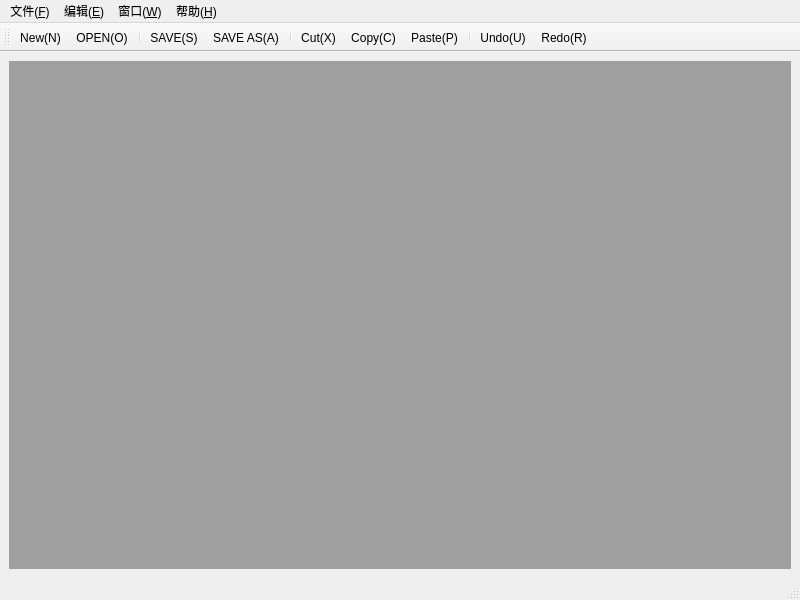
<?xml version="1.0" encoding="UTF-8"?>
<ui version="4.0">
 <class>MainWindow</class>
 <widget class="QMainWindow" name="MainWindow">
  <property name="geometry">
   <rect>
    <x>0</x>
    <y>0</y>
    <width>800</width>
    <height>600</height>
   </rect>
  </property>
  <property name="windowTitle">
   <string>MainWindow</string>
  </property>
  <widget class="QWidget" name="centralwidget">
   <layout class="QGridLayout" name="gridLayout">
    <item row="0" column="0">
     <widget class="QMdiArea" name="mdiArea"/>
    </item>
   </layout>
  </widget>
  <widget class="QMenuBar" name="menubar">
   <property name="geometry">
    <rect>
     <x>0</x>
     <y>0</y>
     <width>800</width>
     <height>26</height>
    </rect>
   </property>
   <widget class="QMenu" name="menuF">
    <property name="title">
     <string>文件(&amp;F)</string>
    </property>
    <addaction name="actionNew"/>
    <addaction name="actionOpen"/>
    <addaction name="actionSave"/>
    <addaction name="actionSaveAs"/>
    <addaction name="actionExit"/>
   </widget>
   <widget class="QMenu" name="menuE">
    <property name="title">
     <string>编辑(&amp;E)</string>
    </property>
    <addaction name="actionUndo"/>
    <addaction name="actionRedo"/>
    <addaction name="actionCut"/>
    <addaction name="actionCopy"/>
    <addaction name="actionPaste_P"/>
   </widget>
   <widget class="QMenu" name="menuW">
    <property name="title">
     <string>窗口(&amp;W)</string>
    </property>
    <addaction name="actionClose"/>
    <addaction name="actionCloseAll"/>
    <addaction name="actionTile"/>
    <addaction name="actionCascade"/>
    <addaction name="actionNext"/>
    <addaction name="actionPrevious"/>
   </widget>
   <widget class="QMenu" name="menuH">
    <property name="title">
     <string>帮助(&amp;H)</string>
    </property>
    <addaction name="actionAbout"/>
    <addaction name="actionAboutQt"/>
   </widget>
   <addaction name="menuF"/>
   <addaction name="menuE"/>
   <addaction name="menuW"/>
   <addaction name="menuH"/>
  </widget>
  <widget class="QStatusBar" name="statusbar"/>
  <widget class="QToolBar" name="toolBar">
   <property name="windowTitle">
    <string>toolBar</string>
   </property>
   <attribute name="toolBarArea">
    <enum>TopToolBarArea</enum>
   </attribute>
   <attribute name="toolBarBreak">
    <bool>false</bool>
   </attribute>
   <addaction name="actionNew"/>
   <addaction name="actionOpen"/>
   <addaction name="separator"/>
   <addaction name="actionSave"/>
   <addaction name="actionSaveAs"/>
   <addaction name="separator"/>
   <addaction name="actionCut"/>
   <addaction name="actionCopy"/>
   <addaction name="actionPaste_P"/>
   <addaction name="separator"/>
   <addaction name="actionUndo"/>
   <addaction name="actionRedo"/>
  </widget>
  <action name="actionNew">
   <property name="icon">
    <iconset resource="../resource/myImage.qrc">
     <normaloff>:/myImage/image/new.png</normaloff>:/myImage/image/new.png</iconset>
   </property>
   <property name="text">
    <string>New(&amp;N)</string>
   </property>
   <property name="shortcut">
    <string>Ctrl+N</string>
   </property>
  </action>
  <action name="actionOpen">
   <property name="icon">
    <iconset resource="../resource/myImage.qrc">
     <normaloff>:/myImage/image/open.png</normaloff>:/myImage/image/open.png</iconset>
   </property>
   <property name="text">
    <string>OPEN(&amp;O)</string>
   </property>
   <property name="shortcut">
    <string>Ctrl+O</string>
   </property>
  </action>
  <action name="actionSave">
   <property name="icon">
    <iconset resource="../resource/myImage.qrc">
     <normaloff>:/myImage/image/save.png</normaloff>:/myImage/image/save.png</iconset>
   </property>
   <property name="text">
    <string>SAVE(&amp;S)</string>
   </property>
   <property name="shortcut">
    <string>Ctrl+S</string>
   </property>
  </action>
  <action name="actionSaveAs">
   <property name="icon">
    <iconset resource="../resource/myImage.qrc">
     <normaloff>:/myImage/image/saveAs.png</normaloff>:/myImage/image/saveAs.png</iconset>
   </property>
   <property name="text">
    <string>SAVE AS(&amp;A)...</string>
   </property>
  </action>
  <action name="actionExit">
   <property name="icon">
    <iconset resource="../resource/myImage.qrc">
     <normaloff>:/myImage/image/exit.png</normaloff>:/myImage/image/exit.png</iconset>
   </property>
   <property name="text">
    <string>EXIT(&amp;X)</string>
   </property>
  </action>
  <action name="actionUndo">
   <property name="icon">
    <iconset resource="../resource/myImage.qrc">
     <normaloff>:/myImage/image/undo.png</normaloff>:/myImage/image/undo.png</iconset>
   </property>
   <property name="text">
    <string>Undo(&amp;U)</string>
   </property>
   <property name="shortcut">
    <string>Ctrl+Z</string>
   </property>
  </action>
  <action name="actionRedo">
   <property name="icon">
    <iconset resource="../resource/myImage.qrc">
     <normaloff>:/myImage/image/redo.png</normaloff>:/myImage/image/redo.png</iconset>
   </property>
   <property name="text">
    <string>Redo(&amp;R)</string>
   </property>
   <property name="shortcut">
    <string>Ctrl+Y</string>
   </property>
  </action>
  <action name="actionCut">
   <property name="icon">
    <iconset resource="../resource/myImage.qrc">
     <normaloff>:/myImage/image/cut.png</normaloff>:/myImage/image/cut.png</iconset>
   </property>
   <property name="text">
    <string>Cut(&amp;X)</string>
   </property>
   <property name="shortcut">
    <string>Ctrl+X</string>
   </property>
  </action>
  <action name="actionCopy">
   <property name="icon">
    <iconset resource="../resource/myImage.qrc">
     <normaloff>:/myImage/image/copy.png</normaloff>:/myImage/image/copy.png</iconset>
   </property>
   <property name="text">
    <string>Copy(&amp;C)</string>
   </property>
   <property name="shortcut">
    <string>Ctrl+C</string>
   </property>
  </action>
  <action name="actionPaste_P">
   <property name="icon">
    <iconset resource="../resource/myImage.qrc">
     <normaloff>:/myImage/image/paste.png</normaloff>:/myImage/image/paste.png</iconset>
   </property>
   <property name="text">
    <string>Paste(&amp;P)</string>
   </property>
   <property name="shortcut">
    <string>Ctrl+P</string>
   </property>
  </action>
  <action name="actionClose">
   <property name="text">
    <string>Close(&amp;O)</string>
   </property>
  </action>
  <action name="actionCloseAll">
   <property name="text">
    <string>CloseAll(&amp;A)</string>
   </property>
  </action>
  <action name="actionTile">
   <property name="text">
    <string>平铺(&amp;T)</string>
   </property>
   <property name="toolTip">
    <string>平铺</string>
   </property>
  </action>
  <action name="actionCascade">
   <property name="text">
    <string>层叠(&amp;C)</string>
   </property>
   <property name="toolTip">
    <string>层叠</string>
   </property>
  </action>
  <action name="actionNext">
   <property name="icon">
    <iconset resource="../resource/myImage.qrc">
     <normaloff>:/myImage/image/next.png</normaloff>:/myImage/image/next.png</iconset>
   </property>
   <property name="text">
    <string>下一个(&amp;X)</string>
   </property>
   <property name="toolTip">
    <string>下一个</string>
   </property>
   <property name="shortcut">
    <string>Ctrl+Tab</string>
   </property>
  </action>
  <action name="actionPrevious">
   <property name="icon">
    <iconset resource="../resource/myImage.qrc">
     <normaloff>:/myImage/image/previous.png</normaloff>:/myImage/image/previous.png</iconset>
   </property>
   <property name="text">
    <string>前一个(&amp;V)</string>
   </property>
   <property name="toolTip">
    <string>前一个</string>
   </property>
   <property name="shortcut">
    <string>Ctrl+Shift+Backtab</string>
   </property>
  </action>
  <action name="actionAbout">
   <property name="icon">
    <iconset resource="../resource/myImage.qrc">
     <normaloff>:/myImage/image/about.png</normaloff>:/myImage/image/about.png</iconset>
   </property>
   <property name="text">
    <string>关于(&amp;A)</string>
   </property>
   <property name="toolTip">
    <string>关于</string>
   </property>
  </action>
  <action name="actionAboutQt">
   <property name="text">
    <string>关于Qt(&amp;Q)</string>
   </property>
   <property name="toolTip">
    <string>关于Qt</string>
   </property>
  </action>
 </widget>
 <resources>
  <include location="../resource/myImage.qrc"/>
 </resources>
 <connections/>
</ui>
